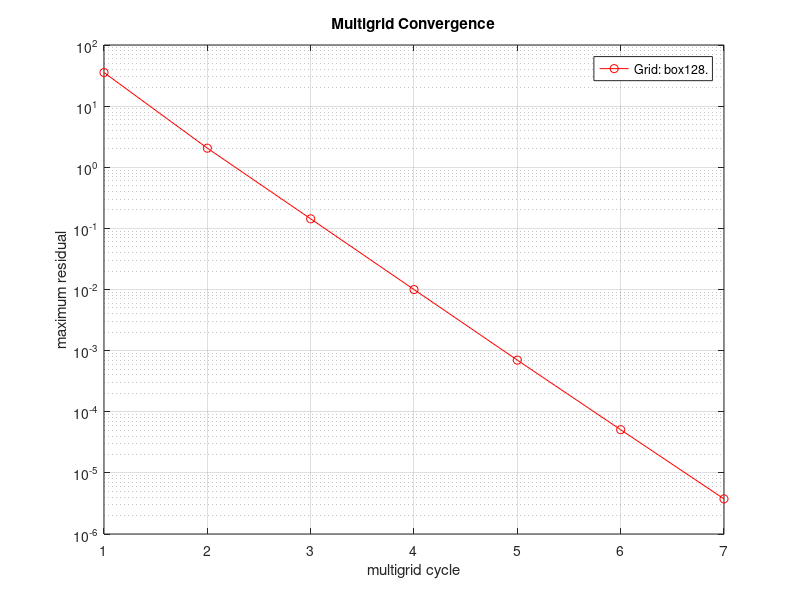

Here is the MATLAB script that generated this plot:
t=[1 2 3 4 5 6 7 ];
defect=[3.543e+01 2.052e+00 1.433e-01 9.983e-03 6.988e-04 5.084e-05 3.752e-06 ];
clf
set(gca,'FontSize',16);
plot(t,defect,'r-o');
title('Multigrid Convergence');
ylabel('maximum residual');
xlabel('multigrid cycle');
set(gca,'YScale','log');
grid on
legend('Grid: box128.','BC: DDDDDD.','Second-order accurate.','2.4e+06 points. 5 levels.','ave CR=0.065, ECR=0.55');
% pause
% print -deps2 residual.eps


